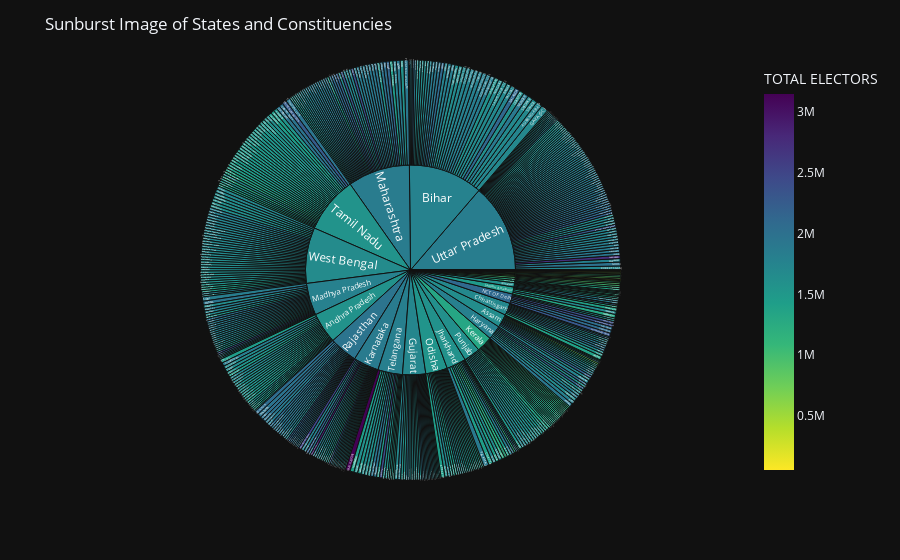

The cell this chart's notebook holds for it:
### Markdown cell above
# Sunburst image of all states and constituencies
It can be use for better visulization

### Code cell
st_val = candidate_personal_df[['STATE','CONSTITUENCY','TOTAL ELECTORS']]
fig = px.sunburst(st_val,path = ['STATE','CONSTITUENCY'],values = 'TOTAL ELECTORS',color = 'TOTAL ELECTORS',color_continuous_scale = 'viridis_r')

fig.update_layout(title_text = 'Sunburst Image of States and Constituencies',template = 'plotly_dark')
fig.show()

### Figure 1 — Plotly figure (JSON) as saved in the notebook; plotly's stock layout.template omitted (floating-point values rounded to 4 significant figures; data arrays with more than 128 entries replaced by an {"elided": "..."} marker saying what was removed)
{"data": [{"branchvalues": "total", "customdata": {"elided": "578x1 float values"}, "domain": {"x": [0.0, 1.0], "y": [0.0, 1.0]}, "hovertemplate": "labels=%{label}<br>TOTAL ELECTORS_sum=%{value}<br>parent=%{parent}<br>id=%{id}<br>TOTAL ELECTORS=%{color}<extra></extra>", "ids": {"elided": "578 str values"}, "labels": {"elided": "578 str values"}, "marker": {"coloraxis": "coloraxis", "colors": {"elided": "578 float values"}}, "name": "", "parents": {"elided": "578 str values"}, "type": "sunburst", "values": {"elided": "578 int values"}}], "layout": {"coloraxis": {"colorbar": {"title": {"text": "TOTAL ELECTORS"}}, "colorscale": [[0.0, "#fde725"], [0.1111, "#b5de2b"], [0.2222, "#6ece58"], [0.3333, "#35b779"], [0.4444, "#1f9e89"], [0.5556, "#26828e"], [0.6667, "#31688e"], [0.7778, "#3e4989"], [0.8889, "#482878"], [1.0, "#440154"]]}, "legend": {"tracegroupgap": 0}, "margin": {"t": 60}, "title": {"text": "Sunburst Image of States and Constituencies"}}}
